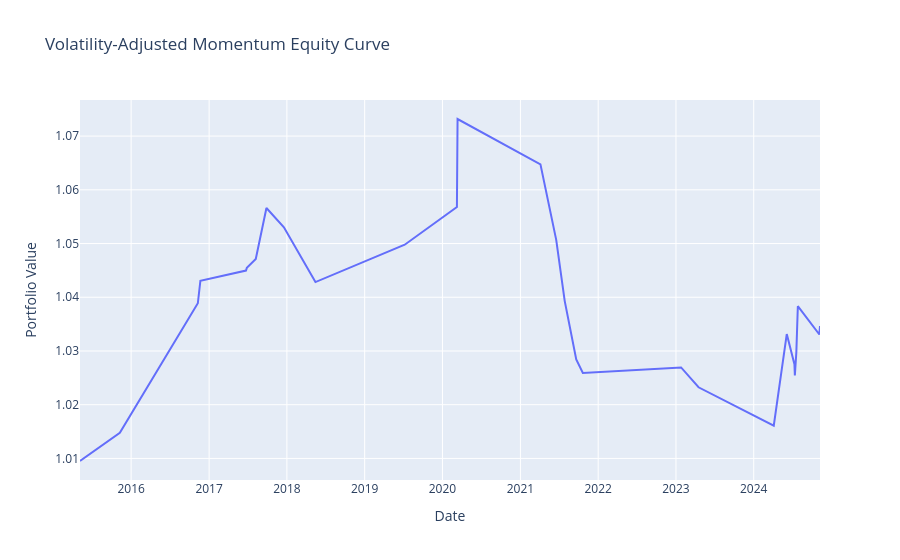

Notebook code cell kept with this figure:
### Code cell
import plotly.express as px

fig = px.line(
    x=equity.index,
    y=equity.values,
    title="Volatility-Adjusted Momentum Equity Curve"
)

fig.update_layout(
    xaxis_title="Date",
    yaxis_title="Portfolio Value"
)

fig.show()

### Figure 1 — Plotly figure (JSON) as saved in the notebook; plotly's stock layout.template omitted (floating-point values rounded to 4 significant figures)
{"data": [{"hovertemplate": "x=%{x}<br>y=%{y}<extra></extra>", "legendgroup": "", "line": {"color": "#636efa", "dash": "solid"}, "marker": {"symbol": "circle"}, "mode": "lines", "name": "", "orientation": "v", "showlegend": false, "type": "scatter", "x": ["2015-05-06T00:00:00", "2015-11-09T00:00:00", "2016-11-09T00:00:00", "2016-11-21T00:00:00", "2017-06-23T00:00:00", "2017-06-27T00:00:00", "2017-08-08T00:00:00", "2017-09-27T00:00:00", "2017-12-18T00:00:00", "2018-05-15T00:00:00", "2019-07-08T00:00:00", "2020-03-09T00:00:00", "2020-03-12T00:00:00", "2021-04-05T00:00:00", "2021-06-18T00:00:00", "2021-07-28T00:00:00", "2021-09-20T00:00:00", "2021-10-21T00:00:00", "2023-01-25T00:00:00", "2023-04-17T00:00:00", "2024-04-04T00:00:00", "2024-06-04T00:00:00", "2024-07-10T00:00:00", "2024-07-12T00:00:00", "2024-07-19T00:00:00", "2024-07-26T00:00:00", "2024-11-04T00:00:00", "2024-11-07T00:00:00"], "xaxis": "x", "y": [1.01, 1.015, 1.039, 1.043, 1.045, 1.045, 1.047, 1.057, 1.053, 1.043, 1.05, 1.057, 1.073, 1.065, 1.051, 1.039, 1.028, 1.026, 1.027, 1.023, 1.016, 1.033, 1.028, 1.025, 1.03, 1.038, 1.033, 1.035], "yaxis": "y"}], "layout": {"legend": {"tracegroupgap": 0}, "title": {"text": "Volatility-Adjusted Momentum Equity Curve"}, "xaxis": {"anchor": "y", "domain": [0, 1], "title": {"text": "Date"}}, "yaxis": {"anchor": "x", "domain": [0, 1], "title": {"text": "Portfolio Value"}}}}
